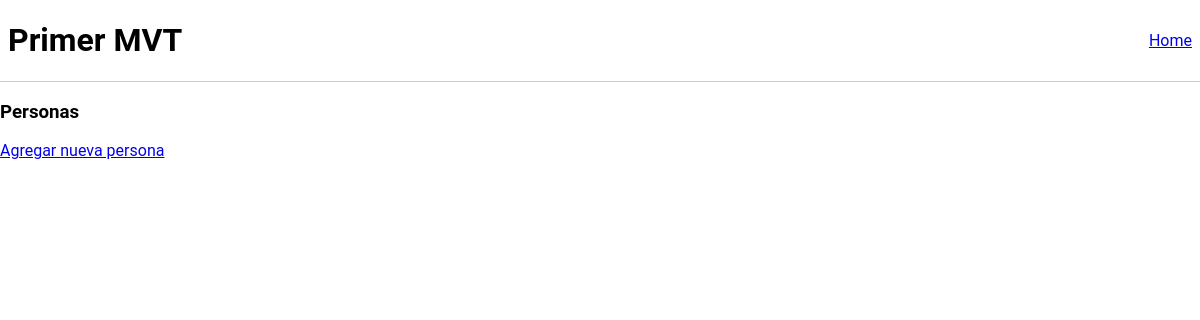
The page /people/ on the database as committed earlier.
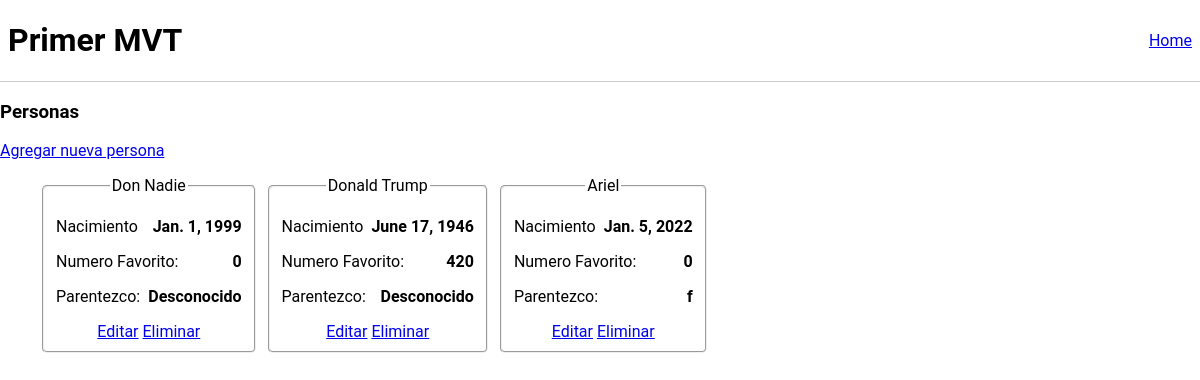
The same page on the database as committed later.
### MVT/models.py (models this page shows, shortened)
class Person(models.Model):
    name = models.CharField(max_length=50)
    born = models.DateField()
    favourite_number = models.IntegerField()
    relationship = models.CharField(max_length=30, default="Desconocido")

### MVT/views.py (the view)
# urls.py: path("people/", people, name='people'),
def people(request):
    template = "people/all.html"
    people = Person.objects.all()
    context = {
        "getObject": request.GET,
        "q_people": people.count(),
        "people": people,
    }
    return render(request, template, context)

### MVT/templates/people/all.html (shortened to what this page needs)
<!DOCTYPE html>
<html lang="en">
  <head>
  </head>
  <body>
    <header>
      <h1>Primer MVT</h1>
      <nav>
        <a href="#">Home</a>
      </nav>
    </header>
    <h3>Personas</h3>
    <a href="{% url 'addPerson' %}">Agregar nueva persona</a>
    <ul>
      {% for person in people %}
      <li>
        <fieldset>
          <legend>{{ person.name }}</legend>
          <p>Nacimiento <b>{{ person.born }}</b></p>
          <p>Numero Favorito: <b>{{ person.favourite_number }}</b></p>
          <p>Parentezco: <b>{{ person.relationship }}</b></p>
          <a href="{% url 'editPerson' id=person.id %}">Editar</a>
          <a href="{% url 'deletePerson' id=person.id %}">Eliminar</a>
        </fieldset>
      </li>
      {% endfor %}
    </ul>
  </body>
</html>

### MVT/templates/people/all.html (style rules this page uses)
body { font-family: "Roboto", sans-serif; margin: 0; padding: 0; }
header { border-bottom: 1px solid #ccc; display: flex; justify-content: space-between; align-items: center; padding: 0 0.5rem; }
ul { display: flex; flex-flow: row wrap; gap: 0.5rem; padding: none; }
li { list-style: none; }
fieldset { text-align: center; border-radius: 5px; }
fieldset legend { margin: auto; }
fieldset p { display: flex; gap: 0.5rem; justify-content: space-between; }

Rows that differ between the two databases and show on the page:
added Person: name "Don Nadie", born "Jan. 1, 1999", favourite_number "0", relationship "Desconocido"
added Person: name "Donald Trump", born "June 17, 1946", favourite_number "420", relationship "Desconocido"
added Person: name "Ariel", born "Jan. 5, 2022", favourite_number "0", relationship "f"
